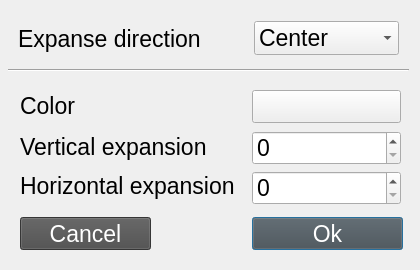
<?xml version="1.0" encoding="UTF-8"?>
<ui version="4.0">
 <class>Expanse_dialog</class>
 <widget class="QDialog" name="Expanse_dialog">
  <property name="geometry">
   <rect>
    <x>0</x>
    <y>0</y>
    <width>420</width>
    <height>270</height>
   </rect>
  </property>
  <property name="minimumSize">
   <size>
    <width>420</width>
    <height>270</height>
   </size>
  </property>
  <property name="maximumSize">
   <size>
    <width>420</width>
    <height>270</height>
   </size>
  </property>
  <property name="windowTitle">
   <string>Dialog</string>
  </property>
  <property name="styleSheet">
   <string notr="true">font-size: 23px;</string>
  </property>
  <widget class="QSpinBox" name="vertical_crop">
   <property name="geometry">
    <rect>
     <x>252</x>
     <y>131</y>
     <width>149</width>
     <height>34</height>
    </rect>
   </property>
   <property name="maximumSize">
    <size>
     <width>16777215</width>
     <height>16777215</height>
    </size>
   </property>
   <property name="maximum">
    <number>16777215</number>
   </property>
  </widget>
  <widget class="QWidget" name="layoutWidget">
   <property name="geometry">
    <rect>
     <x>18</x>
     <y>21</y>
     <width>381</width>
     <height>35</height>
    </rect>
   </property>
   <layout class="QHBoxLayout" name="horizontalLayout">
    <property name="spacing">
     <number>8</number>
    </property>
    <item>
     <widget class="QLabel" name="label">
      <property name="styleSheet">
       <string notr="true">font-size: 23px;</string>
      </property>
      <property name="text">
       <string>Expanse direction</string>
      </property>
     </widget>
    </item>
    <item>
     <spacer name="horizontalSpacer_2">
      <property name="orientation">
       <enum>Qt::Horizontal</enum>
      </property>
      <property name="sizeHint" stdset="0">
       <size>
        <width>40</width>
        <height>20</height>
       </size>
      </property>
     </spacer>
    </item>
    <item>
     <widget class="QComboBox" name="crop_direction">
      <property name="styleSheet">
       <string notr="true">font-size: 23px;</string>
      </property>
      <item>
       <property name="text">
        <string>Center</string>
       </property>
      </item>
      <item>
       <property name="text">
        <string>Upper left</string>
       </property>
      </item>
      <item>
       <property name="text">
        <string>Upper right</string>
       </property>
      </item>
      <item>
       <property name="text">
        <string>Lower right</string>
       </property>
      </item>
      <item>
       <property name="text">
        <string>Lower left</string>
       </property>
      </item>
     </widget>
    </item>
   </layout>
  </widget>
  <widget class="QSpinBox" name="horizontal_crop">
   <property name="geometry">
    <rect>
     <x>252</x>
     <y>171</y>
     <width>149</width>
     <height>34</height>
    </rect>
   </property>
   <property name="maximum">
    <number>16777215</number>
   </property>
  </widget>
  <widget class="QPushButton" name="ok_button">
   <property name="geometry">
    <rect>
     <x>252</x>
     <y>217</y>
     <width>151</width>
     <height>33</height>
    </rect>
   </property>
   <property name="styleSheet">
    <string notr="true">background: rgb(75, 75,75);
color: white;</string>
   </property>
   <property name="text">
    <string>Ok</string>
   </property>
  </widget>
  <widget class="QPushButton" name="cancel_button">
   <property name="geometry">
    <rect>
     <x>20</x>
     <y>217</y>
     <width>131</width>
     <height>33</height>
    </rect>
   </property>
   <property name="styleSheet">
    <string notr="true">background: rgb(75, 75,75);
color: white;</string>
   </property>
   <property name="text">
    <string>Cancel</string>
   </property>
  </widget>
  <widget class="Line" name="line">
   <property name="geometry">
    <rect>
     <x>8</x>
     <y>55</y>
     <width>401</width>
     <height>31</height>
    </rect>
   </property>
   <property name="orientation">
    <enum>Qt::Horizontal</enum>
   </property>
  </widget>
  <widget class="QLabel" name="label_2">
   <property name="geometry">
    <rect>
     <x>20</x>
     <y>131</y>
     <width>201</width>
     <height>31</height>
    </rect>
   </property>
   <property name="text">
    <string>Vertical expansion</string>
   </property>
  </widget>
  <widget class="QLabel" name="label_3">
   <property name="geometry">
    <rect>
     <x>20</x>
     <y>170</y>
     <width>231</width>
     <height>31</height>
    </rect>
   </property>
   <property name="text">
    <string>Horizontal expansion</string>
   </property>
  </widget>
  <widget class="QLabel" name="label_4">
   <property name="geometry">
    <rect>
     <x>20</x>
     <y>90</y>
     <width>89</width>
     <height>31</height>
    </rect>
   </property>
   <property name="text">
    <string>Color</string>
   </property>
  </widget>
  <widget class="QPushButton" name="color_button">
   <property name="geometry">
    <rect>
     <x>252</x>
     <y>90</y>
     <width>149</width>
     <height>33</height>
    </rect>
   </property>
   <property name="text">
    <string/>
   </property>
  </widget>
 </widget>
 <resources/>
 <connections/>
</ui>
